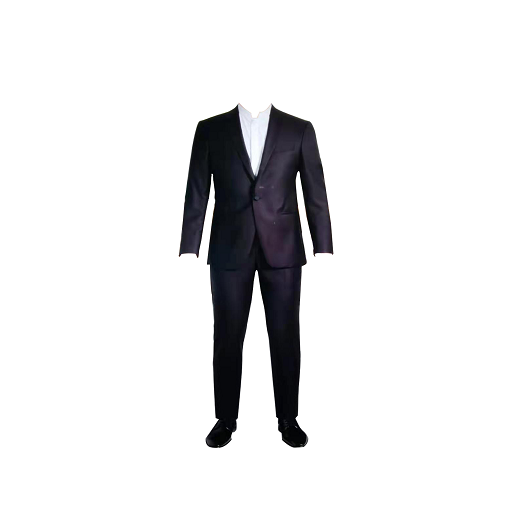
//> input picture Opencv_task101-120/photo/Dress-Man-2-icon.jpg, 512 x 512 px; the run also reads 1 picture not shown here
$ ./119Grabcut图像分割_背景替换   (built with g++ and OpenCV 4)
//> lines starting //> are read from the running program, lines starting //| are printed output that depends on the picture; after the words box and inside, x2 and y2 are one past the last pixel; in counts of white or black regions, pixels touching at a corner belong together
#include <opencv2/opencv.hpp>
#include <iostream>

using namespace cv;
using namespace std;

int main(int argc, char** argv) {
	Mat src = imread("photo/Dress-Man-2-icon.jpg");
//> src is the input picture: 512 rows x 512 cols, CV_8UC3; mean B, G, R 230.3, 229.3, 229.4
	Mat background = imread("photo/2.jpg");
	if (src.empty())
	{
		printf("could not load image...\n");
		return 0;
	}
	resize(background, background, Size(800, 800));
//> background: 800 rows x 800 cols, CV_8UC3; every value is 255
	namedWindow("input", WINDOW_AUTOSIZE);
	imshow("input", src);
	imshow("background", background);
	int height = src.rows;
//> height = 512
	int width = src.cols;
//> width = 512
	int ch = src.channels();
//> ch = 3
	Mat mask = Mat::zeros(src.size(), CV_8UC1);
	Rect rect(53, 12, width - 100, height - 12);
//> rect = Rect(53, 12, 412, 500)
	Mat bgdmodel = Mat::zeros(1, 65, CV_64FC1);
	Mat fgdmodel = Mat::zeros(1, 65, CV_64FC1);
	grabCut(src, mask, rect, bgdmodel, fgdmodel, 5, GC_INIT_WITH_RECT);
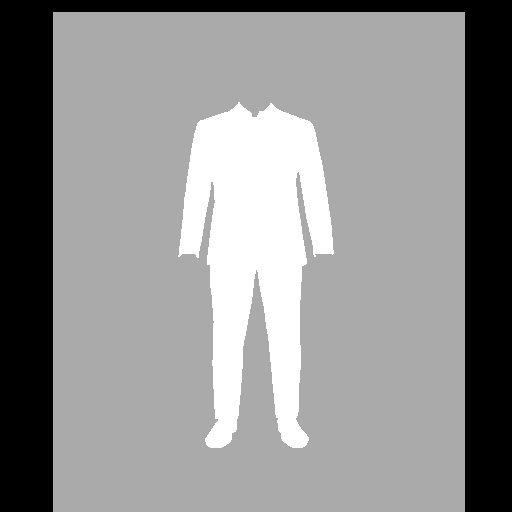
//> mask: 512 rows x 512 cols, CV_8UC1; min 0, max 3, mean 1.69; drawn with min black and max white
//> bgdmodel = 65 values, max 255 at index 8, min 0 at index 1, mean 58.86; fgdmodel = 65 values, max 2610.7 at index 55, min 0 at index 21, mean 437
	Mat result;
	for (int row = 0; row < mask.rows; row++) {
		for (int col = 0; col < mask.cols; col++) {
			int pv = mask.at<uchar>(row, col);
			if (pv == 1 || pv == 3) {
				mask.at<uchar>(row, col) = 255;
			}
			else {
				mask.at<uchar>(row, col) = 0;
			}
		}
	}
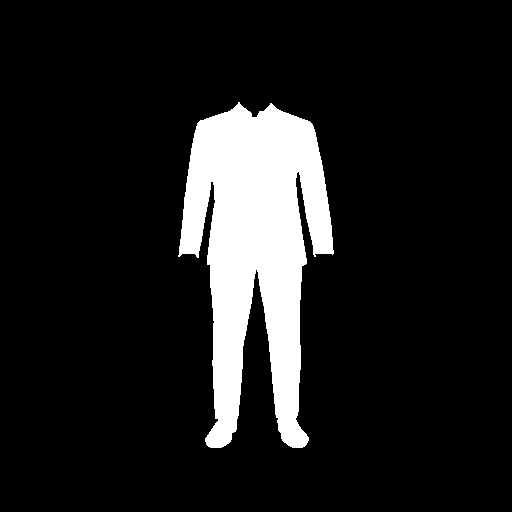
//> mask: 512 rows x 512 cols, CV_8UC1; 11.8% white; 1 white region, box (x1, y1, x2, y2) and area: (178, 102, 334, 448) 31064

	Mat mask2;
	Mat se = getStructuringElement(MORPH_RECT, Size(3, 3), Point(-1, -1));
	dilate(mask, mask2, se, Point(-1, -1), 1, 0);
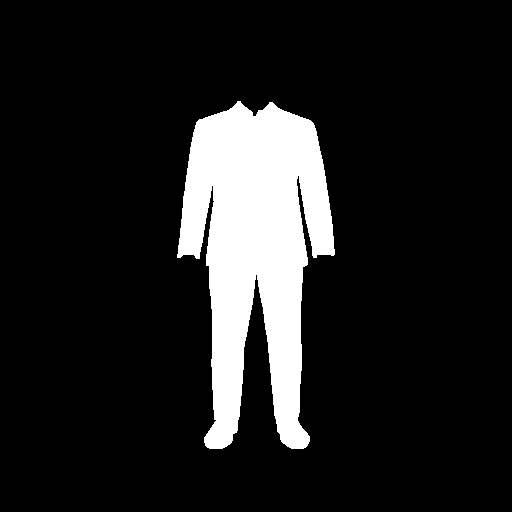
//> mask2: 512 rows x 512 cols, CV_8UC1; 12.5% white; 1 white region, box (x1, y1, x2, y2) and area: (177, 101, 335, 449) 32882
	imshow("mask", mask2);
	GaussianBlur(background, background, Size(0, 0), 15);
	 result = Mat::zeros(src.size(), CV_8UC3);
	for (int row = 0; row < height; row++) {
		for (int col = 0; col < width; col++) {
			float w1 = mask2.at<uchar>(row, col) / 255.0;
			Vec3b bgr = src.at<Vec3b>(row, col);
			Vec3b bgr1 = background.at<Vec3b>(row, col);

			bgr[0] = (1.0 - w1) * bgr1[0] + w1 * bgr[0];
			bgr[1] = (1.0 - w1) * bgr1[1] + w1 * bgr[1];
			bgr[2] = (1.0 - w1) * bgr1[2] + w1 * bgr[2];
			result.at<Vec3b>(row, col) = bgr;
		}
	}
	imshow("result", result);

	waitKey(0);
	return 0;
}
